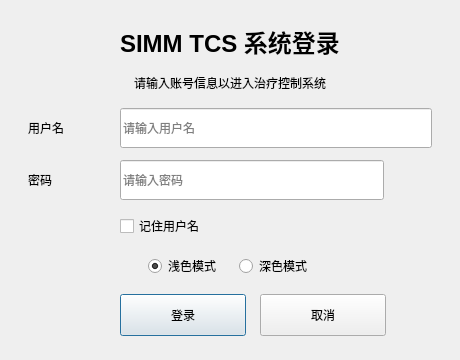
<?xml version="1.0" encoding="UTF-8"?>
<ui version="4.0">
 <class>LoginDialog</class>
 <widget class="QDialog" name="LoginDialog">
  <property name="geometry">
   <rect>
    <x>0</x>
    <y>0</y>
    <width>460</width>
    <height>360</height>
   </rect>
  </property>
  <property name="minimumSize">
   <size>
    <width>430</width>
    <height>340</height>
   </size>
  </property>
  <property name="windowTitle">
   <string>用户登录</string>
  </property>
  <layout class="QVBoxLayout" name="verticalLayout_main">
   <property name="spacing">
    <number>16</number>
   </property>
   <property name="leftMargin">
    <number>28</number>
   </property>
   <property name="topMargin">
    <number>24</number>
   </property>
   <property name="rightMargin">
    <number>28</number>
   </property>
   <property name="bottomMargin">
    <number>24</number>
   </property>
   <item>
    <widget class="QLabel" name="label_title">
     <property name="minimumSize">
      <size>
       <width>0</width>
       <height>34</height>
      </size>
     </property>
     <property name="font">
      <font>
       <pointsize>18</pointsize>
       <bold>true</bold>
      </font>
     </property>
     <property name="text">
      <string>SIMM TCS 系统登录</string>
     </property>
     <property name="alignment">
      <set>Qt::AlignmentFlag::AlignCenter</set>
     </property>
    </widget>
   </item>
   <item>
    <widget class="QLabel" name="label_subtitle">
     <property name="text">
      <string>请输入账号信息以进入治疗控制系统</string>
     </property>
     <property name="alignment">
      <set>Qt::AlignmentFlag::AlignCenter</set>
     </property>
    </widget>
   </item>
   <item>
    <layout class="QFormLayout" name="formLayout">
     <property name="labelAlignment">
      <set>Qt::AlignmentFlag::AlignRight|Qt::AlignmentFlag::AlignTrailing|Qt::AlignmentFlag::AlignVCenter</set>
     </property>
     <property name="formAlignment">
      <set>Qt::AlignmentFlag::AlignHCenter|Qt::AlignmentFlag::AlignTop</set>
     </property>
     <property name="horizontalSpacing">
      <number>14</number>
     </property>
     <property name="verticalSpacing">
      <number>14</number>
     </property>
     <item row="0" column="0">
      <widget class="QLabel" name="label_username">
       <property name="minimumSize">
        <size>
         <width>78</width>
         <height>40</height>
        </size>
       </property>
       <property name="text">
        <string>用户名</string>
       </property>
      </widget>
     </item>
     <item row="0" column="1">
      <widget class="QLineEdit" name="lineEdit_username">
       <property name="minimumSize">
        <size>
         <width>260</width>
         <height>40</height>
        </size>
       </property>
       <property name="placeholderText">
        <string>请输入用户名</string>
       </property>
       <property name="clearButtonEnabled">
        <bool>true</bool>
       </property>
      </widget>
     </item>
     <item row="1" column="0">
      <widget class="QLabel" name="label_password">
       <property name="minimumSize">
        <size>
         <width>78</width>
         <height>40</height>
        </size>
       </property>
       <property name="text">
        <string>密码</string>
       </property>
      </widget>
     </item>
     <item row="1" column="1">
      <layout class="QHBoxLayout" name="horizontalLayout_password">
       <property name="spacing">
        <number>8</number>
       </property>
       <item>
        <widget class="QLineEdit" name="lineEdit_password">
         <property name="minimumSize">
          <size>
           <width>216</width>
           <height>40</height>
          </size>
         </property>
         <property name="echoMode">
          <enum>QLineEdit::EchoMode::Password</enum>
         </property>
         <property name="placeholderText">
          <string>请输入密码</string>
         </property>
         <property name="clearButtonEnabled">
          <bool>true</bool>
         </property>
        </widget>
       </item>
       <item>
        <widget class="QPushButton" name="pb_show_passwd">
         <property name="minimumSize">
          <size>
           <width>40</width>
           <height>40</height>
          </size>
         </property>
         <property name="maximumSize">
          <size>
           <width>40</width>
           <height>40</height>
          </size>
         </property>
         <property name="cursor">
          <cursorShape>PointingHandCursor</cursorShape>
         </property>
         <property name="toolTip">
          <string>显示或隐藏密码</string>
         </property>
         <property name="icon">
          <iconset resource="resources.qrc">
           <normaloff>:/icons/icons/eye-slash.svg</normaloff>:/icons/icons/eye-slash.svg</iconset>
         </property>
         <property name="flat">
          <bool>true</bool>
         </property>
        </widget>
       </item>
      </layout>
     </item>
    </layout>
   </item>
   <item>
    <layout class="QHBoxLayout" name="horizontalLayout_options">
     <property name="spacing">
      <number>14</number>
     </property>
     <item>
      <spacer name="horizontalSpacer_optionsLeft">
       <property name="orientation">
        <enum>Qt::Orientation::Horizontal</enum>
       </property>
       <property name="sizeType">
        <enum>QSizePolicy::Policy::Fixed</enum>
       </property>
       <property name="sizeHint" stdset="0">
        <size>
         <width>92</width>
         <height>20</height>
        </size>
       </property>
      </spacer>
     </item>
     <item>
      <widget class="QCheckBox" name="checkBox_remember">
       <property name="text">
        <string>记住用户名</string>
       </property>
      </widget>
     </item>
     <item>
      <spacer name="horizontalSpacer_options">
       <property name="orientation">
        <enum>Qt::Orientation::Horizontal</enum>
       </property>
       <property name="sizeHint" stdset="0">
        <size>
         <width>40</width>
         <height>20</height>
        </size>
       </property>
      </spacer>
     </item>
    </layout>
   </item>
   <item>
    <layout class="QHBoxLayout" name="horizontalLayout_theme">
     <property name="spacing">
      <number>18</number>
     </property>
     <item>
      <spacer name="horizontalSpacer_themeLeft">
       <property name="orientation">
        <enum>Qt::Orientation::Horizontal</enum>
       </property>
       <property name="sizeHint" stdset="0">
        <size>
         <width>20</width>
         <height>20</height>
        </size>
       </property>
      </spacer>
     </item>
     <item>
      <widget class="QRadioButton" name="radioLight">
       <property name="text">
        <string>浅色模式</string>
       </property>
       <property name="checked">
        <bool>true</bool>
       </property>
      </widget>
     </item>
     <item>
      <widget class="QRadioButton" name="radioDark">
       <property name="text">
        <string>深色模式</string>
       </property>
      </widget>
     </item>
     <item>
      <spacer name="horizontalSpacer_theme">
       <property name="orientation">
        <enum>Qt::Orientation::Horizontal</enum>
       </property>
       <property name="sizeHint" stdset="0">
        <size>
         <width>20</width>
         <height>20</height>
        </size>
       </property>
      </spacer>
     </item>
    </layout>
   </item>
   <item>
    <spacer name="verticalSpacer_beforeButtons">
     <property name="orientation">
      <enum>Qt::Orientation::Vertical</enum>
     </property>
     <property name="sizeHint" stdset="0">
      <size>
       <width>20</width>
       <height>8</height>
      </size>
     </property>
    </spacer>
   </item>
   <item>
    <layout class="QHBoxLayout" name="horizontalLayout_buttons">
     <property name="spacing">
      <number>14</number>
     </property>
     <item>
      <spacer name="horizontalSpacer_buttons_left">
       <property name="orientation">
        <enum>Qt::Orientation::Horizontal</enum>
       </property>
       <property name="sizeType">
        <enum>QSizePolicy::Policy::Fixed</enum>
       </property>
       <property name="sizeHint" stdset="0">
        <size>
         <width>92</width>
         <height>20</height>
        </size>
       </property>
      </spacer>
     </item>
     <item>
      <widget class="QPushButton" name="pushButton_login">
       <property name="minimumSize">
        <size>
         <width>126</width>
         <height>42</height>
        </size>
       </property>
       <property name="maximumSize">
        <size>
         <width>126</width>
         <height>42</height>
        </size>
       </property>
       <property name="text">
        <string>登录</string>
       </property>
       <property name="default">
        <bool>true</bool>
       </property>
      </widget>
     </item>
     <item>
      <widget class="QPushButton" name="pushButton_cancel">
       <property name="minimumSize">
        <size>
         <width>126</width>
         <height>42</height>
        </size>
       </property>
       <property name="maximumSize">
        <size>
         <width>126</width>
         <height>42</height>
        </size>
       </property>
       <property name="text">
        <string>取消</string>
       </property>
      </widget>
     </item>
     <item>
      <spacer name="horizontalSpacer_buttons_right">
       <property name="orientation">
        <enum>Qt::Orientation::Horizontal</enum>
       </property>
       <property name="sizeHint" stdset="0">
        <size>
         <width>0</width>
         <height>20</height>
        </size>
       </property>
      </spacer>
     </item>
    </layout>
   </item>
  </layout>
 </widget>
 <tabstops>
  <tabstop>lineEdit_username</tabstop>
  <tabstop>lineEdit_password</tabstop>
  <tabstop>pb_show_passwd</tabstop>
  <tabstop>checkBox_remember</tabstop>
  <tabstop>radioLight</tabstop>
  <tabstop>radioDark</tabstop>
  <tabstop>pushButton_login</tabstop>
  <tabstop>pushButton_cancel</tabstop>
 </tabstops>
 <resources>
  <include location="resources.qrc"/>
 </resources>
 <connections/>
</ui>
